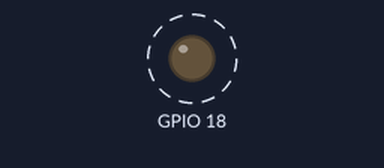
Bench run of a program on a simulated Raspberry Pi (BCM pin numbers). Parts: output pins drawn as LEDs (lit = HIGH). Dashed ring = blinking. What the program prints to the terminal is not drawn.

Above: at 0.5 s.
Timing chart, 0 to 4.6 s (numbered marks = the images above):
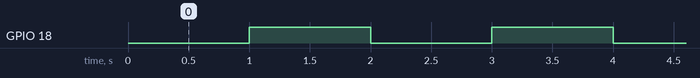

Measured:
- by itself, GPIO 18: alternates HIGH for 1.0 s and LOW for 1.0 s

The program:

blink.py
```python
import RPi.GPIO as GPIO
from time import sleep

GPIO.setmode(GPIO.BCM)
GPIO.setup(18, GPIO.OUT)
print("Setup complete.")
while True:
    sleep(1)
    GPIO.output(18, GPIO.HIGH)
    print("The led is on")
    sleep(1)
    GPIO.output(18, GPIO.LOW)
    print("The led is off")
```
